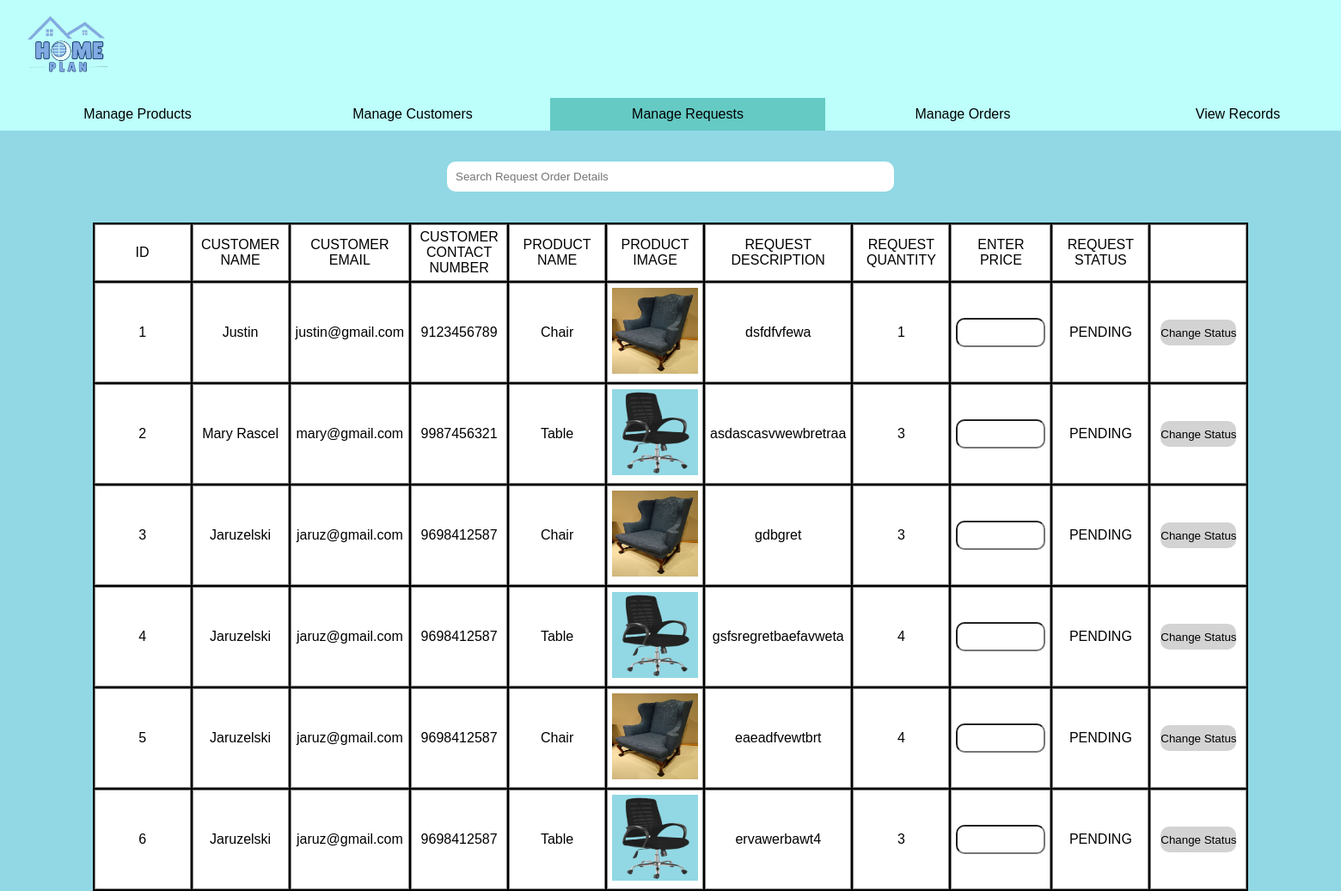
/admin-manage-requests.php, run on the app's committed database.
### tables this page shows
CREATE TABLE `request_order` (
  `ID` int(8) NOT NULL,
  `CUSTOMER_ID_FK` int(11) NOT NULL,
  `PRODUCT_ID_FK` int(11) NOT NULL,
  `REQUEST_DESCRIPTION` longtext NOT NULL,
  `REQUEST_QUANTITY` int(11) NOT NULL,
  `REQUEST_STATUS` enum('PENDING','ACCEPTED') NOT NULL DEFAULT 'PENDING'
);

CREATE TABLE `customers` (
  `ID` int(8) NOT NULL,
  `USER_IMG` varchar(100) NOT NULL,
  `USER_TYPE` enum('CUSTOMER','ADMIN') NOT NULL DEFAULT 'CUSTOMER',
  `USER_FIRST_NAME` varchar(100) NOT NULL,
  `USER_LAST_NAME` varchar(100) NOT NULL,
  `USER_CONTACT_NUMBER` bigint(11) NOT NULL,
  `USER_EMAIL` varchar(100) NOT NULL,
  `USER_PASSWORD` varchar(100) NOT NULL,
  `USER_ADDRESS` varchar(100) NOT NULL,
  `USER_STATUS` enum('ACTIVE','INACTIVE') NOT NULL DEFAULT 'ACTIVE'
);

CREATE TABLE `product` (
  `ID` int(8) NOT NULL,
  `PROD_IMG` varchar(25) NOT NULL,
  `PROD_NAME` varchar(100) NOT NULL,
  `PROD_DESC` text NOT NULL,
  `PROD_PRICE` bigint(20) NOT NULL,
  `PROD_QUANTITY` int(11) NOT NULL
);

### admin-manage-requests.php (the view, shortened to what this page needs)
<?php
$serverName = "localhost";
$username = "root";
$password = "";
$dbName = "cis2104_finalproject_db";
$est_conn = mysqli_connect($serverName, $username, $password, $dbName);
$sql = "SELECT request_order.ID, customers.USER_FIRST_NAME, customers.USER_EMAIL, customers.USER_CONTACT_NUMBER, product.PROD_NAME, product.PROD_IMG, request_order.REQUEST_DESCRIPTION, request_order.REQUEST_QUANTITY, request_order.REQUEST_STATUS
FROM request_order
JOIN customers ON customers.ID = request_order.CUSTOMER_ID_FK
JOIN product ON product.ID = request_order.PRODUCT_ID_FK";
$result = mysqli_query($est_conn, $sql);
?>
<!DOCTYPE html>
<html lang="en">
<head>
    <link rel="stylesheet" href="CSS_Files/admin-style.css">
</head>
<body>
    <header>
    <div class="title_bar">
        <img src="images/logo/admin_logo.png" alt="" id="logo" height="100" width="150">
    </div>
    <nav>
        <ul>
                <a href="./admin-manage-products.php"><li>Manage Products</li></a>
                <a href="./admin-manage-customers.php" ><li>Manage Customers</li></a>
                <a href="#"><li id="active_tab">Manage Requests</li></a>
                <a href="./admin-manage-orders.php"><li>Manage Orders</li></a>
                <a href="./admin-view-records.php"><li>View Records</li></a>
        </ul>
    </nav>
    </header>
    <br><br>
    <center>
        <input type="text" name="" id="findCustomer" placeholder="Search Request Order Details">
    </center>
    <br><br>
    <center>
        <table id="displayTable" style="background-color: black;">
            <thead>
                <tr>
                    <td class="table_data">ID</td>
                    <td class="table_data">CUSTOMER NAME</td>
                    <td class="table_data">CUSTOMER EMAIL</td>
                    <td class="table_data">CUSTOMER CONTACT NUMBER</td>
                    <td class="table_data">PRODUCT NAME</td>
                    <td class="table_data">PRODUCT IMAGE</td>
                    <td class="table_data">REQUEST DESCRIPTION</td>
                    <td class="table_data">REQUEST QUANTITY</td>
                    <td class="table_data">ENTER PRICE</td>
                    <td class="table_data">REQUEST STATUS</td>
                    <td class="table_data"></td>
                </tr>
            </thead>
            <tbody>
                <?php while($row = mysqli_fetch_assoc($result)){ ?>
                    <tr>
                        <td class="table_data"><?php echo $row['ID']; ?></td>
                        <td class="table_data"><?php echo $row['USER_FIRST_NAME']; ?></td>
                        <td class="table_data"><?php echo $row['USER_EMAIL']; ?></td>
                        <td class="table_data"><?php echo $row['USER_CONTACT_NUMBER']; ?></td>
                        <td class="table_data"><?php echo $row['PROD_NAME']; ?></td>
                        <td class="table_data"><img src="images/product_img/<?php echo $row['PROD_IMG']; ?>" height="100px" width="100px"></td>
                        <td class="table_data"><?php echo $row['REQUEST_DESCRIPTION']; ?></td>
                        <td class="table_data"><?php echo $row['REQUEST_QUANTITY']; ?></td>
                        <td class="table_data">
                            <input type="number" name="" id="enterReqCost" class="inputprice">
                        </td>
                        <td class="table_data"><?php echo $row['REQUEST_STATUS']; ?></td>
                        <td class="table_data">
                            <button type="submit" class="reqBtn">Change Status</button>
                        </td>
                    </tr>
                <?php } ?>
            </tbody>
        </table>
    </center>
</body>
</html>

### CSS_Files/admin-style.css (style rules this page uses)
* { margin: 0%; padding: 0%; font-family: Arial, Helvetica, sans-serif; background-color: rgb(145, 216, 228); list-style: none; text-decoration: none; }
.title_bar { position: relative; top: 0%; background-color: rgb(188, 255, 251); padding: 5px; }
nav { background-color: rgb(188, 255, 251); text-align: center; }
nav a { color: black; }
nav ul { display: inline-flex; }
nav ul li { width: 250px; background-color: rgb(188, 255, 251); padding: 10px; }
#active_tab { background-color: rgb(101, 202, 196); }

### admin-manage-requests.php (style rules this page uses)
nav ul li { width: 300px; background-color: rgb(188, 255, 251); padding: 10px; }
#findCustomer { background-color: white; border: none; border-radius: 10px; padding: 10px; width: 500px; }
.table_data { background-color: white; width: 100px; padding: 5px; border: 1px solid gray; text-align: center; }
.inputprice { background-color: white; border-radius: 10px; height: 30px; width: 100px; }
.reqBtn { background-color: lightgray; cursor: pointer; height: 30px; border-radius: 10px; border: none; }

### data on the page
request_order: ID "1", CUSTOMER_ID_FK.USER_FIRST_NAME "Justin", CUSTOMER_ID_FK.USER_EMAIL "justin@gmail.com", CUSTOMER_ID_FK.USER_CONTACT_NUMBER "9123456789", PRODUCT_ID_FK.PROD_NAME "Chair", PRODUCT_ID_FK.PROD_IMG (picture), REQUEST_DESCRIPTION "dsfdfvfewa", REQUEST_QUANTITY "1", REQUEST_STATUS "PENDING"
request_order: ID "2", CUSTOMER_ID_FK.USER_FIRST_NAME "Mary Rascel", CUSTOMER_ID_FK.USER_EMAIL "mary@gmail.com", CUSTOMER_ID_FK.USER_CONTACT_NUMBER "9987456321", PRODUCT_ID_FK.PROD_NAME "Table", PRODUCT_ID_FK.PROD_IMG (picture), REQUEST_DESCRIPTION "asdascasvwewbretraa", REQUEST_QUANTITY "3", REQUEST_STATUS "PENDING"
request_order: ID "3", CUSTOMER_ID_FK.USER_FIRST_NAME "Jaruzelski", CUSTOMER_ID_FK.USER_EMAIL "jaruz@gmail.com", CUSTOMER_ID_FK.USER_CONTACT_NUMBER "9698412587", PRODUCT_ID_FK.PROD_NAME "Chair", PRODUCT_ID_FK.PROD_IMG (picture), REQUEST_DESCRIPTION "gdbgret", REQUEST_QUANTITY "3", REQUEST_STATUS "PENDING"
request_order: ID "4", CUSTOMER_ID_FK.USER_FIRST_NAME "Jaruzelski", CUSTOMER_ID_FK.USER_EMAIL "jaruz@gmail.com", CUSTOMER_ID_FK.USER_CONTACT_NUMBER "9698412587", PRODUCT_ID_FK.PROD_NAME "Table", PRODUCT_ID_FK.PROD_IMG (picture), REQUEST_DESCRIPTION "gsfsregretbaefavweta", REQUEST_QUANTITY "4", REQUEST_STATUS "PENDING"
request_order: ID "5", CUSTOMER_ID_FK.USER_FIRST_NAME "Jaruzelski", CUSTOMER_ID_FK.USER_EMAIL "jaruz@gmail.com", CUSTOMER_ID_FK.USER_CONTACT_NUMBER "9698412587", PRODUCT_ID_FK.PROD_NAME "Chair", PRODUCT_ID_FK.PROD_IMG (picture), REQUEST_DESCRIPTION "eaeadfvewtbrt", REQUEST_QUANTITY "4", REQUEST_STATUS "PENDING"
request_order: ID "6", CUSTOMER_ID_FK.USER_FIRST_NAME "Jaruzelski", CUSTOMER_ID_FK.USER_EMAIL "jaruz@gmail.com", CUSTOMER_ID_FK.USER_CONTACT_NUMBER "9698412587", PRODUCT_ID_FK.PROD_NAME "Table", PRODUCT_ID_FK.PROD_IMG (picture), REQUEST_DESCRIPTION "ervawerbawt4", REQUEST_QUANTITY "3", REQUEST_STATUS "PENDING"
